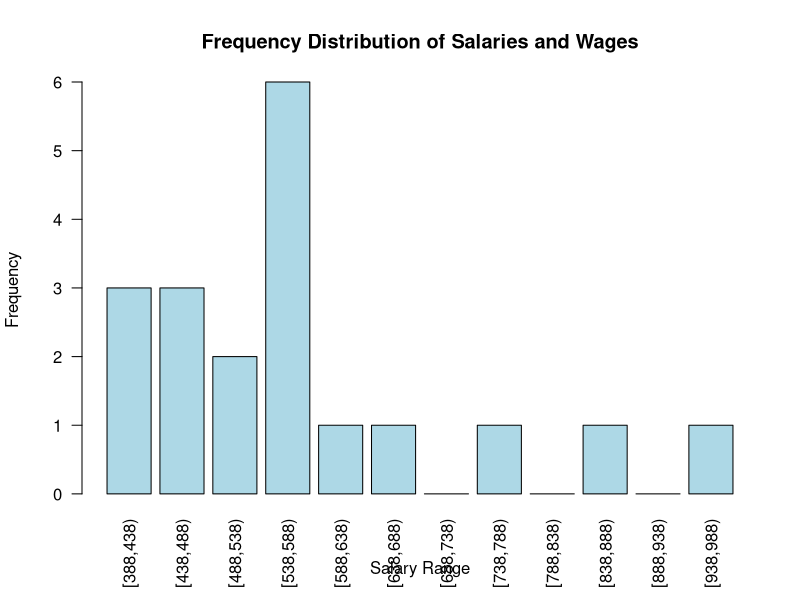

Generate this figure with R:
# Input the 'Salaries and Wages' data (replace with your dataset or use an actual file import)
salaries_wages <- c(388, 410, 444, 439, 437, 484, 553, 568, 495, 517, 583, 539, 546, 585, 629, 654, 759, 858, 990, 980)

# Select a sample of size n = 20
set.seed(123)  # Set seed for reproducibility
sample_data <- sample(salaries_wages, 20)

# Define class intervals (adjust as needed)
class_intervals <- seq(floor(min(sample_data)), ceiling(max(sample_data)), by=50)

# Create frequency distribution
frequency_dist <- cut(sample_data, breaks=class_intervals, right=FALSE)
freq_table <- table(frequency_dist)

# Print the frequency distribution
print(freq_table)

# Plot the frequency distribution using base R (barplot)
barplot(freq_table, 
        col="lightblue", 
        main="Frequency Distribution of Salaries and Wages", 
        xlab="Salary Range", 
        ylab="Frequency", 
        border="black", 
        las=2)  # las=2 makes the x-axis labels perpendicular for better readability

